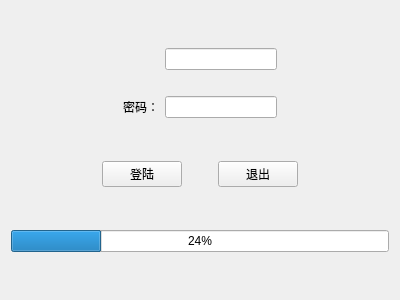
<?xml version="1.0" encoding="UTF-8"?>
<ui version="4.0">
 <class>MainWindow</class>
 <widget class="QMainWindow" name="MainWindow">
  <property name="geometry">
   <rect>
    <x>0</x>
    <y>0</y>
    <width>400</width>
    <height>300</height>
   </rect>
  </property>
  <property name="minimumSize">
   <size>
    <width>400</width>
    <height>300</height>
   </size>
  </property>
  <property name="maximumSize">
   <size>
    <width>400</width>
    <height>300</height>
   </size>
  </property>
  <property name="windowTitle">
   <string>My Dear Baby</string>
  </property>
  <property name="windowIcon">
   <iconset resource="res.qrc">
    <normaloff>:/res/pig_1.png</normaloff>:/res/pig_1.png</iconset>
  </property>
  <widget class="QWidget" name="centralWidget">
   <layout class="QVBoxLayout" name="verticalLayout">
    <item>
     <widget class="QWidget" name="widget" native="true">
      <property name="sizePolicy">
       <sizepolicy hsizetype="Preferred" vsizetype="Fixed">
        <horstretch>0</horstretch>
        <verstretch>0</verstretch>
       </sizepolicy>
      </property>
      <layout class="QGridLayout" name="gridLayout">
       <property name="leftMargin">
        <number>0</number>
       </property>
       <property name="topMargin">
        <number>0</number>
       </property>
       <property name="rightMargin">
        <number>0</number>
       </property>
       <property name="bottomMargin">
        <number>0</number>
       </property>
       <item row="0" column="1">
        <widget class="QLabel" name="label">
         <property name="text">
          <string/>
         </property>
         <property name="pixmap">
          <pixmap resource="res.qrc">:/res/pig_head.png</pixmap>
         </property>
        </widget>
       </item>
       <item row="0" column="2">
        <widget class="QLineEdit" name="lineEdit">
         <property name="text">
          <string/>
         </property>
        </widget>
       </item>
       <item row="2" column="1">
        <widget class="QLabel" name="label_2">
         <property name="text">
          <string>密码：</string>
         </property>
        </widget>
       </item>
       <item row="2" column="2">
        <widget class="QLineEdit" name="lineEdit_2">
         <property name="echoMode">
          <enum>QLineEdit::Password</enum>
         </property>
        </widget>
       </item>
       <item row="0" column="3">
        <spacer name="horizontalSpacer_5">
         <property name="orientation">
          <enum>Qt::Horizontal</enum>
         </property>
         <property name="sizeHint" stdset="0">
          <size>
           <width>40</width>
           <height>20</height>
          </size>
         </property>
        </spacer>
       </item>
       <item row="0" column="0">
        <spacer name="horizontalSpacer_4">
         <property name="orientation">
          <enum>Qt::Horizontal</enum>
         </property>
         <property name="sizeHint" stdset="0">
          <size>
           <width>40</width>
           <height>20</height>
          </size>
         </property>
        </spacer>
       </item>
       <item row="1" column="1">
        <spacer name="verticalSpacer">
         <property name="orientation">
          <enum>Qt::Vertical</enum>
         </property>
         <property name="sizeHint" stdset="0">
          <size>
           <width>20</width>
           <height>20</height>
          </size>
         </property>
        </spacer>
       </item>
      </layout>
     </widget>
    </item>
    <item>
     <widget class="QWidget" name="widget_3" native="true">
      <property name="sizePolicy">
       <sizepolicy hsizetype="Preferred" vsizetype="Fixed">
        <horstretch>0</horstretch>
        <verstretch>0</verstretch>
       </sizepolicy>
      </property>
      <layout class="QHBoxLayout" name="horizontalLayout_4">
       <property name="leftMargin">
        <number>0</number>
       </property>
       <property name="topMargin">
        <number>0</number>
       </property>
       <property name="rightMargin">
        <number>0</number>
       </property>
       <property name="bottomMargin">
        <number>0</number>
       </property>
       <item>
        <spacer name="horizontalSpacer">
         <property name="orientation">
          <enum>Qt::Horizontal</enum>
         </property>
         <property name="sizeHint" stdset="0">
          <size>
           <width>40</width>
           <height>20</height>
          </size>
         </property>
        </spacer>
       </item>
       <item>
        <widget class="QPushButton" name="denglu">
         <property name="text">
          <string>登陆</string>
         </property>
        </widget>
       </item>
       <item>
        <spacer name="horizontalSpacer_3">
         <property name="orientation">
          <enum>Qt::Horizontal</enum>
         </property>
         <property name="sizeType">
          <enum>QSizePolicy::Fixed</enum>
         </property>
         <property name="sizeHint" stdset="0">
          <size>
           <width>30</width>
           <height>20</height>
          </size>
         </property>
        </spacer>
       </item>
       <item>
        <widget class="QPushButton" name="tuichu">
         <property name="text">
          <string>退出</string>
         </property>
        </widget>
       </item>
       <item>
        <spacer name="horizontalSpacer_2">
         <property name="orientation">
          <enum>Qt::Horizontal</enum>
         </property>
         <property name="sizeHint" stdset="0">
          <size>
           <width>40</width>
           <height>20</height>
          </size>
         </property>
        </spacer>
       </item>
      </layout>
     </widget>
    </item>
    <item>
     <widget class="QProgressBar" name="progressBar">
      <property name="value">
       <number>24</number>
      </property>
     </widget>
    </item>
   </layout>
  </widget>
 </widget>
 <layoutdefault spacing="6" margin="11"/>
 <resources>
  <include location="res.qrc"/>
 </resources>
 <connections/>
</ui>
